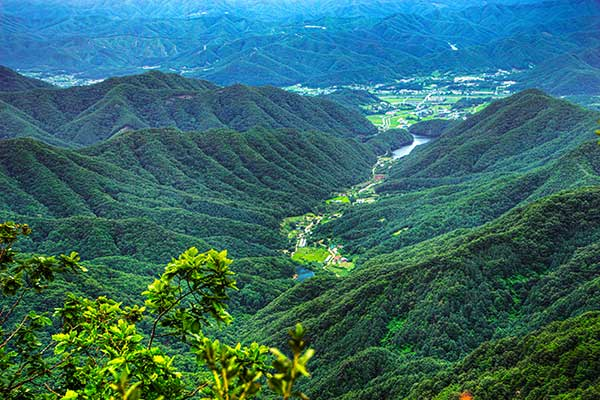
#> input picture messi5.jpg, 600 x 400 px
$ jupyter execute chap131.ipynb
#> lines starting #> are read from the running program, lines starting #| are printed output that depends on the picture; after the words box and inside, x2 and y2 are one past the last pixel; in counts of white or black regions, pixels touching at a corner belong together
[cell 1]
import numpy as np
import cv2

[cell 2]
img = cv2.imread('messi5.jpg') #이미지를 불러옴
#> img is the input picture: shape (400, 600, 3); mean B, G, R 104.5, 106.3, 53.1

[cell 3]
cv2.imread('image', cv2.WINDOW_NORMAL)
cv2.imshow('image',img)
cv2.waitKey(0)
cv2.destroyAllWindows()

[cell 4]
px = img[100,100]
#> px = [133, 112, 81]
print(px) # 이미지의 x 100 y 100 위치의 색상을 출력
#| [133 112  81]

[cell 5]
blue = img[100,100,0]
#> blue = 133
print (blue) #파란색만 출력 1은 그린 2는 레드
#| 133

[cell 6]
img[100,100] = [0, 0, 255]
#> img: shape (400, 600, 3); under 0.01% of pixels changed, all inside (x1, y1, x2, y2) = (100, 100, 101, 101)
print (img[100,100]) #옆의 x,y 위치의 이미지 값을 255,255,255로 변경(하얀색임)
#| [  0   0 255]

[cell 7]
cv2.imread('image', cv2.WINDOW_NORMAL)
cv2.imshow('image',img)
cv2.waitKey(0)
cv2.destroyAllWindows()

[cell 8]
img[100:150,100:150] = [0, 0, 255]

[cell 9]
cv2.imread('image', cv2.WINDOW_NORMAL)
cv2.imshow('image',img)
cv2.waitKey(0)
cv2.destroyAllWindows()

[cell 10]
img[90:170,80:180,2] = 255
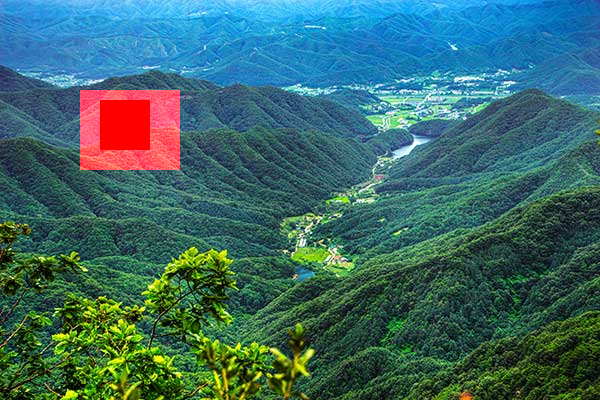
#> img: shape (400, 600, 3); mean B, G, R 103.2, 105.3, 59.6

[cell 11]
cv2.imread('image', cv2.WINDOW_NORMAL)
cv2.imshow('image',img)
cv2.waitKey(0)
cv2.destroyAllWindows()

[cell 12]
import cv2
import numpy as np
from matplotlib import pyplot as plt

[cell 13]
BLUE = [255,0,0]
img1 = cv2.imread('opencv_logo.png')
replicate = cv2.copyMakeBorder(img1,10,10,10,10,cv2.BORDER_REPLICATE)
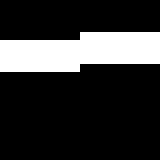
#> replicate: shape (20, 20) (shown 8 times larger); values 0 (black) and 1 (white), 20% white; 1 white region, box (x1, y1, x2, y2) and area: (0, 4, 20, 9) 80
reflect = cv2.copyMakeBorder(img1,10,10,10,10,cv2.BORDER_REFLECT)
reflect101 = cv2.copyMakeBorder(img1,10,10,10,10,cv2.BORDER_REFLECT_101)
wrap = cv2.copyMakeBorder(img1,10,10,10,10,cv2.BORDER_WRAP)
constant= cv2.copyMakeBorder(img1,10,10,10,10,cv2.BORDER_CONSTANT,value=BLUE)
plt.subplot(231),plt.imshow(img1,'gray'),plt.title('ORIGINAL')
plt.subplot(232),plt.imshow(replicate,'gray'),plt.title('REPLICATE')
plt.subplot(233),plt.imshow(reflect,'gray'),plt.title('REFLECT')
plt.subplot(234),plt.imshow(reflect101,'gray'),plt.title('REFLECT_101')
plt.subplot(235),plt.imshow(wrap,'gray'),plt.title('WRAP')
plt.subplot(236),plt.imshow(constant,'gray'),plt.title('CONSTANT')
plt.show()
